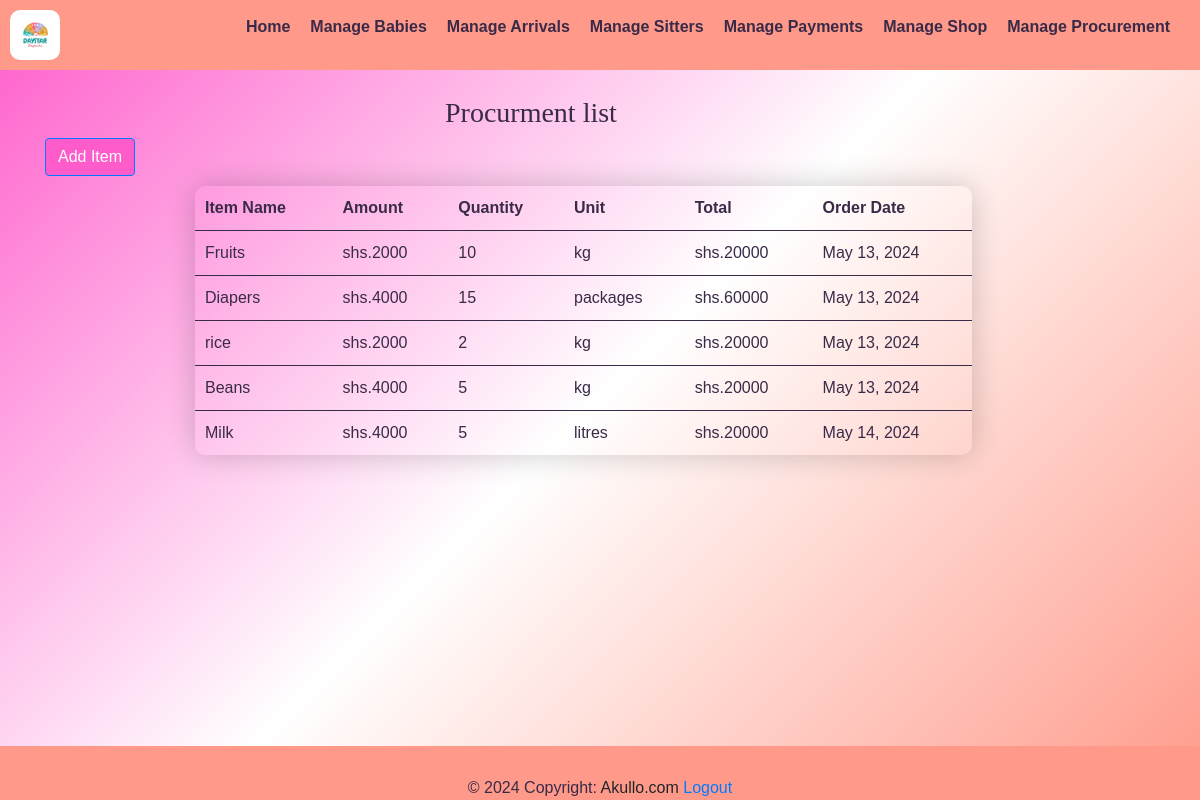
Page /pro_list/ (signed in) on the earlier database version.
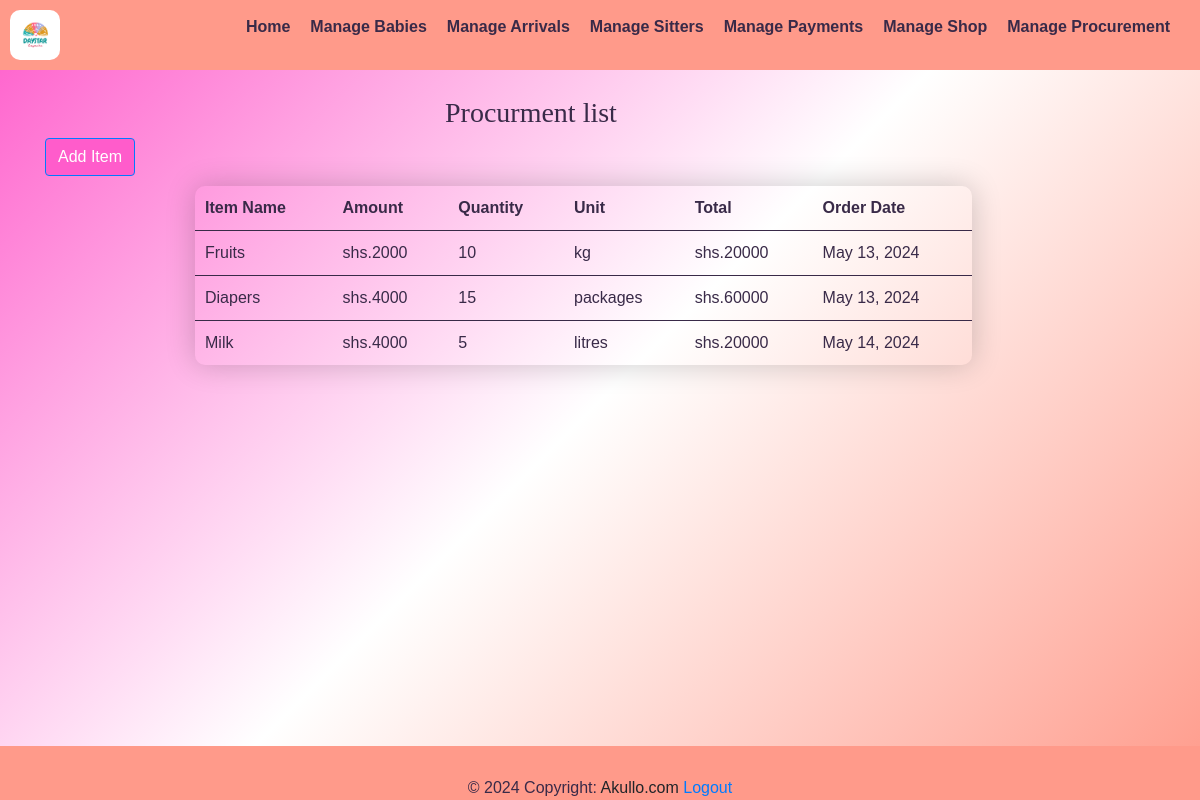
Same page on the later database version.
### yariapp/models.py (models this page shows, shortened)
class Proform(models.Model):
        item_name = models.CharField(max_length=50,null=True)
        amount = models.CharField(max_length=50,null=True)
        quantity = models.DecimalField(max_digits=10, decimal_places=0,)
        unit = models.CharField(max_length=10,null=True)
        total_price = models.CharField(max_length=50,null=True)
        order_date = models.DateField(auto_now_add=True)

### yariapp/views.py (the view)
# urls.py: path('pro_list/', views.pro_list, name='pro_list'),
@login_required
def pro_list(request):
    pro = Proform.objects.all()
    return render(request,'pro_list.html',{'pro':pro})

### yariapp/templates/pro_list.html (shortened to what this page needs)
{% extends 'base.html' %}
{% load static %}
{% block content %}
<div class="navbar">
    <img src="{% static 'images/logo.png' %}" alt="Logo" style="width: 50px; height: auto;border-radius: 10px;">
  <ul class="nav-links">
      <li><a href="{% url 'home' %}"><strong>Home</strong></a></li>
      <li><a href="{% url 'baby_list' %}"><strong>Manage Babies</strong></a></li>
      <li class="dropdown">
        <a href="#" class="dropbtn"><strong>Manage Arrivals</strong></a>
      <li><a href="{% url 'sitters_list' %}"><strong>Manage Sitters</strong></a></li>
      <li class="dropdown">
            <a href="#"><strong>Manage Payments</strong></a>
      <li><a href="{% url 'shop_list' %}"><strong>Manage Shop</strong></a></li>
      <li><a href="{% url 'pro_list' %}"><strong>Manage Procurement</strong></a></li>
  </ul>
  </div>
    <div class="container">
        <table class="table table-striped">
            <table class="styled-table">
                <h3 style="font-family: 'Times New Roman', Times, serif;padding-left: 400px;">Procurment list</h3>
                <div class="add-sitter-button">
                  <a href="{% url 'procurement' %}" class="btn btn-primary" style="background-color: #FF5CCB;">Add Item</a>
              </div>
                <thead>
                  <tr> <th scope="col">Item Name</th>
                    <th scope="col">Amount</th>
                    <th scope="col">Quantity</th>
                    <th scope="col">Unit</th>
                    <th scope="col">Total</th>
                    <th scope="col">Order Date</th>
                  </tr>
                </thead>
                <tbody>
                  {% for item in pro %}
                    <tr>
                      <td>{{ item.item_name }}</td>
                      <td>{{ item.amount }}</td>
                      <td>{{ item.quantity }}</td>
                      <td>{{ item.unit}}</td>
                      <td>{{ item.total_price}}</td>
                      <td>{{ item.order_date}}</td>
                    </tr>
                    {% endfor %}
                </tbody>
              </table>
            {% endblock %}

Differences in the rows shown:
removed Proform: item_name "rice", amount "shs.2000", quantity "2", unit "kg", total_price "shs.20000", order_date "May 13, 2024"
removed Proform: item_name "Beans", amount "shs.4000", quantity "5", unit "kg", total_price "shs.20000", order_date "May 13, 2024"
